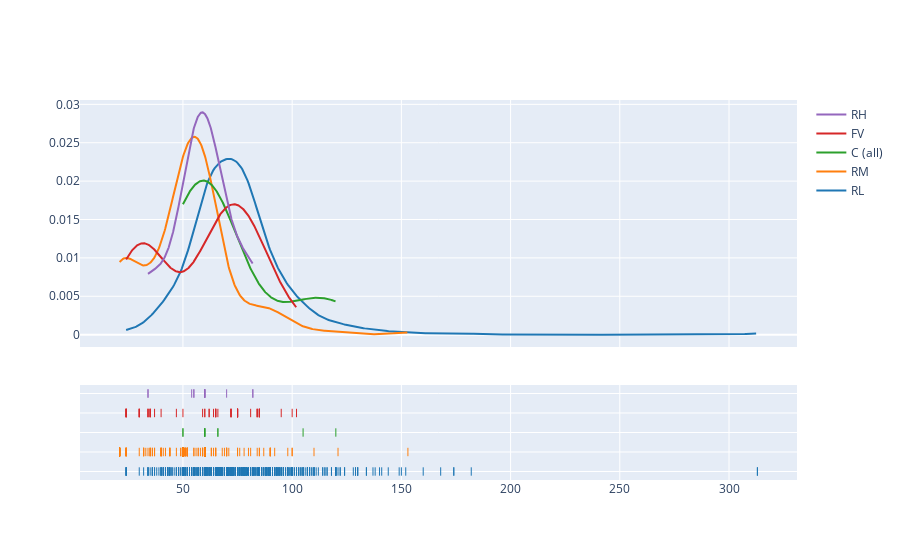

The notebook cell saved with this chart:
### Code cell
grouped_hist(house_data, 'LotFrontage', 'MSZoning', kde=True)

### Figure 1 — Plotly figure (JSON) as saved in the notebook; plotly's stock layout.template omitted (floating-point values rounded to 4 significant figures; data arrays with more than 128 entries replaced by an {"elided": "..."} marker saying what was removed)
{"data": [{"legendgroup": "RL", "marker": {"color": "rgb(31, 119, 180)"}, "mode": "lines", "name": "RL", "showlegend": true, "x": {"elided": "500 float values"}, "xaxis": "x", "y": {"elided": "500 float values"}, "yaxis": "y", "type": "scatter"}, {"legendgroup": "RM", "marker": {"color": "rgb(255, 127, 14)"}, "mode": "lines", "name": "RM", "showlegend": true, "x": {"elided": "500 float values"}, "xaxis": "x", "y": {"elided": "500 float values"}, "yaxis": "y", "type": "scatter"}, {"legendgroup": "C (all)", "marker": {"color": "rgb(44, 160, 44)"}, "mode": "lines", "name": "C (all)", "showlegend": true, "x": {"elided": "500 float values"}, "xaxis": "x", "y": {"elided": "500 float values"}, "yaxis": "y", "type": "scatter"}, {"legendgroup": "FV", "marker": {"color": "rgb(214, 39, 40)"}, "mode": "lines", "name": "FV", "showlegend": true, "x": {"elided": "500 float values"}, "xaxis": "x", "y": {"elided": "500 float values"}, "yaxis": "y", "type": "scatter"}, {"legendgroup": "RH", "marker": {"color": "rgb(148, 103, 189)"}, "mode": "lines", "name": "RH", "showlegend": true, "x": {"elided": "500 float values"}, "xaxis": "x", "y": {"elided": "500 float values"}, "yaxis": "y", "type": "scatter"}, {"legendgroup": "RL", "marker": {"color": "rgb(31, 119, 180)", "symbol": "line-ns-open"}, "mode": "markers", "name": "RL", "showlegend": false, "x": {"elided": "922 float values"}, "xaxis": "x", "y": {"elided": "922 str values"}, "yaxis": "y2", "type": "scatter"}, {"legendgroup": "RM", "marker": {"color": "rgb(255, 127, 14)", "symbol": "line-ns-open"}, "mode": "markers", "name": "RM", "showlegend": false, "x": {"elided": "199 float values"}, "xaxis": "x", "y": {"elided": "199 str values"}, "yaxis": "y2", "type": "scatter"}, {"legendgroup": "C (all)", "marker": {"color": "rgb(44, 160, 44)", "symbol": "line-ns-open"}, "mode": "markers", "name": "C (all)", "showlegend": false, "x": [50.0, 105.0, 60.0, 60.0, 60.0, 66.0, 66.0, 50.0, 120.0, 60.0], "xaxis": "x", "y": ["C (all)", "C (all)", "C (all)", "C (all)", "C (all)", "C (all)", "C (all)", "C (all)", "C (all)", "C (all)"], "yaxis": "y2", "type": "scatter"}, {"legendgroup": "FV", "marker": {"color": "rgb(214, 39, 40)", "symbol": "line-ns-open"}, "mode": "markers", "name": "FV", "showlegend": false, "x": [84.0, 24.0, 40.0, 75.0, 34.0, 100.0, 72.0, 75.0, 64.0, 84.0, 60.0, 35.0, 66.0, 75.0, 102.0, 60.0, 65.0, 85.0, 75.0, 75.0, 75.0, 75.0, 62.0, 75.0, 34.0, 30.0, 85.0, 65.0, 84.0, 59.0, 34.0, 24.0, 72.0, 81.0, 24.0, 30.0, 72.0, 75.0, 50.0, 30.0, 24.0, 95.0, 35.0, 65.0, 85.0, 37.0, 24.0, 35.0, 24.0, 72.0, 65.0, 35.0, 47.0, 30.0, 85.0, 85.0, 62.0], "xaxis": "x", "y": ["FV", "FV", "FV", "FV", "FV", "FV", "FV", "FV", "FV", "FV", "FV", "FV", "FV", "FV", "FV", "FV", "FV", "FV", "FV", "FV", "FV", "FV", "FV", "FV", "FV", "FV", "FV", "FV", "FV", "FV", "FV", "FV", "FV", "FV", "FV", "FV", "FV", "FV", "FV", "FV", "FV", "FV", "FV", "FV", "FV", "FV", "FV", "FV", "FV", "FV", "FV", "FV", "FV", "FV", "FV", "FV", "FV"], "yaxis": "y2", "type": "scatter"}, {"legendgroup": "RH", "marker": {"color": "rgb(148, 103, 189)", "symbol": "line-ns-open"}, "mode": "markers", "name": "RH", "showlegend": false, "x": [60.0, 60.0, 34.0, 60.0, 54.0, 55.0, 60.0, 82.0, 60.0, 82.0, 55.0, 34.0, 70.0], "xaxis": "x", "y": ["RH", "RH", "RH", "RH", "RH", "RH", "RH", "RH", "RH", "RH", "RH", "RH", "RH"], "yaxis": "y2", "type": "scatter"}], "layout": {"barmode": "overlay", "hovermode": "closest", "legend": {"traceorder": "reversed"}, "xaxis": {"anchor": "y2", "domain": [0.0, 1.0], "zeroline": false}, "yaxis": {"anchor": "free", "domain": [0.35, 1], "position": 0.0}, "yaxis2": {"anchor": "x", "domain": [0, 0.25], "dtick": 1, "showticklabels": false}}}
